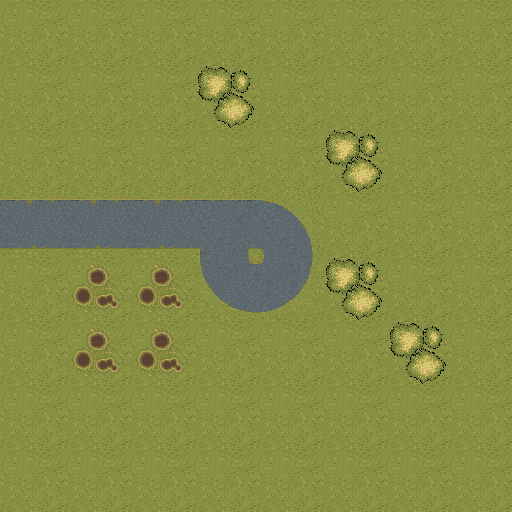

The image is a tile-based game level rendered from a .tmx file. Its description and complete source (layers, tilesets, objects, tile grids) follow:
An orthogonal 8x8 tile map with 64x64 px tiles, 4 tile layers (ground, obstacles, exits, interactions).

<map version="1.9" tiledversion="1.9.2" orientation="orthogonal" renderorder="right-down" width="8" height="8" tilewidth="64" tileheight="64" infinite="0" nextlayerid="5" nextobjectid="1">
 <tileset firstgid="1" name="ground" tilewidth="64" tileheight="64" tilecount="256" columns="16">
  <image source="assets/discover_python_and_patterns_23_create_levels/ground.png" width="1024" height="1024" />
 </tileset>
 <layer id="1" name="ground" width="8" height="8">
  <data encoding="csv">
22,22,22,22,22,22,22,22,
22,22,22,22,22,22,22,22,
22,22,22,22,22,22,22,22,
22,40,40,86,70,22,22,22,
22,22,22,72,73,22,22,22,
22,22,22,22,22,22,22,22,
22,22,22,22,22,22,22,22,
22,22,22,22,22,22,22,22
</data>
 </layer>
 <layer id="2" name="obstacles" width="8" height="8">
  <data encoding="csv">
0,0,0,0,0,0,0,0,
0,0,0,24,0,0,0,0,
0,0,0,0,0,24,0,0,
0,0,0,0,0,0,0,0,
0,0,0,0,0,24,0,0,
0,0,0,0,0,0,24,0,
0,0,0,0,0,0,0,0,
0,0,0,0,0,0,0,0
</data>
 </layer>
 <layer id="3" name="exits" width="8" height="8">
  <data encoding="csv">
0,0,0,0,0,0,0,0,
0,0,0,0,0,0,0,0,
0,0,0,0,0,0,0,0,
40,0,0,0,0,0,0,0,
0,0,0,0,0,0,0,0,
0,0,0,0,0,0,0,0,
0,0,0,0,0,0,0,0,
0,0,0,0,0,0,0,0
</data>
 </layer>
 <layer id="4" name="interactions" width="8" height="8">
  <data encoding="csv">
0,0,0,0,0,0,0,0,
0,0,0,0,0,0,0,0,
0,0,0,0,0,0,0,0,
0,0,0,0,0,0,0,0,
0,23,23,0,0,0,0,0,
0,23,23,0,0,0,0,0,
0,0,0,0,0,0,0,0,
0,0,0,0,0,0,0,0
</data>
 </layer>
</map>
